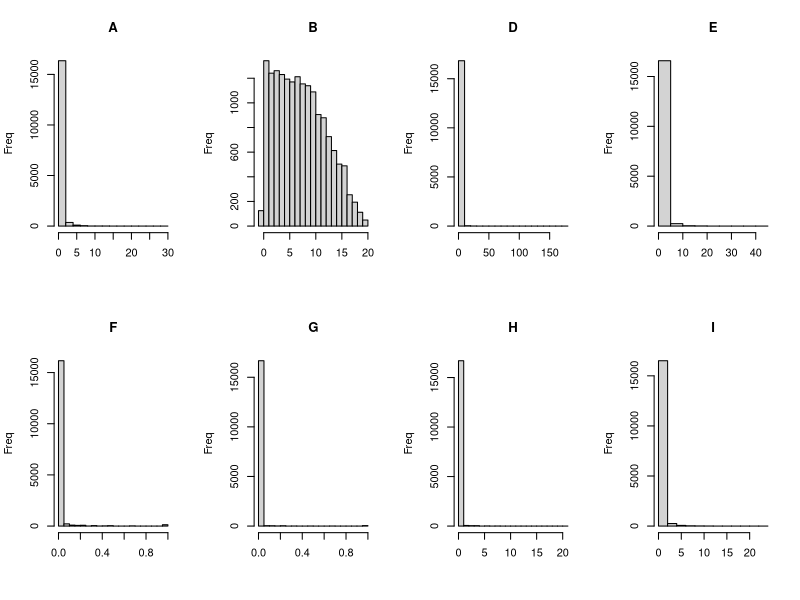
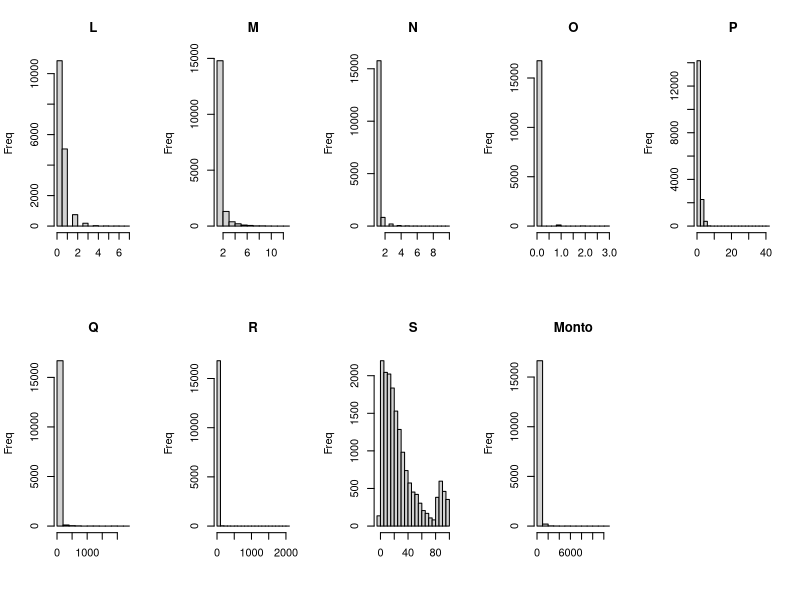
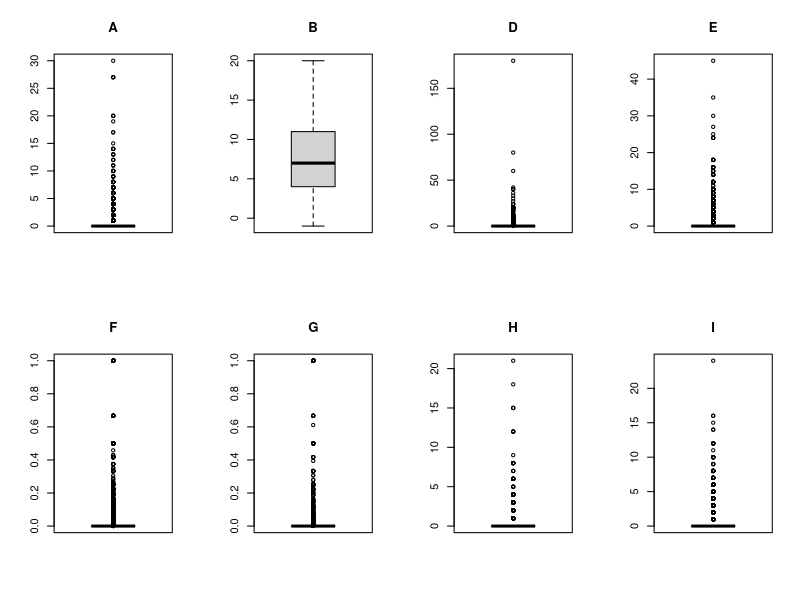
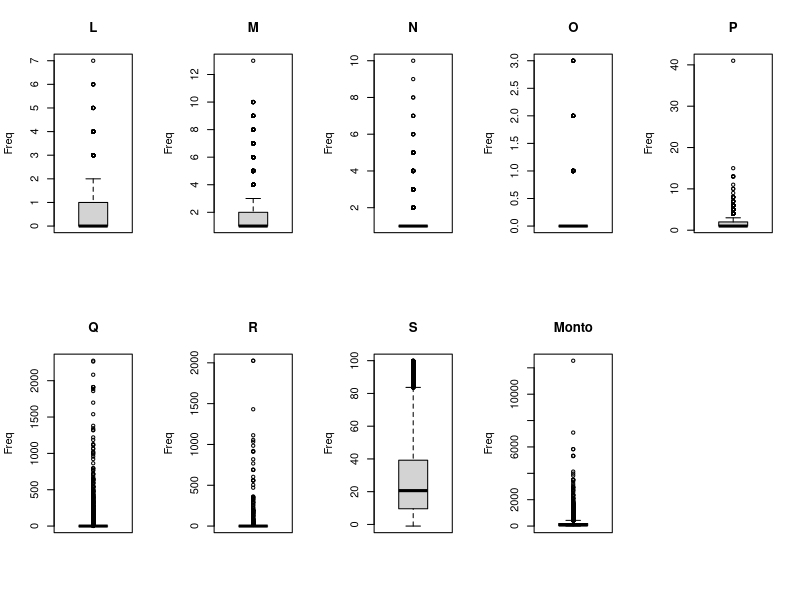
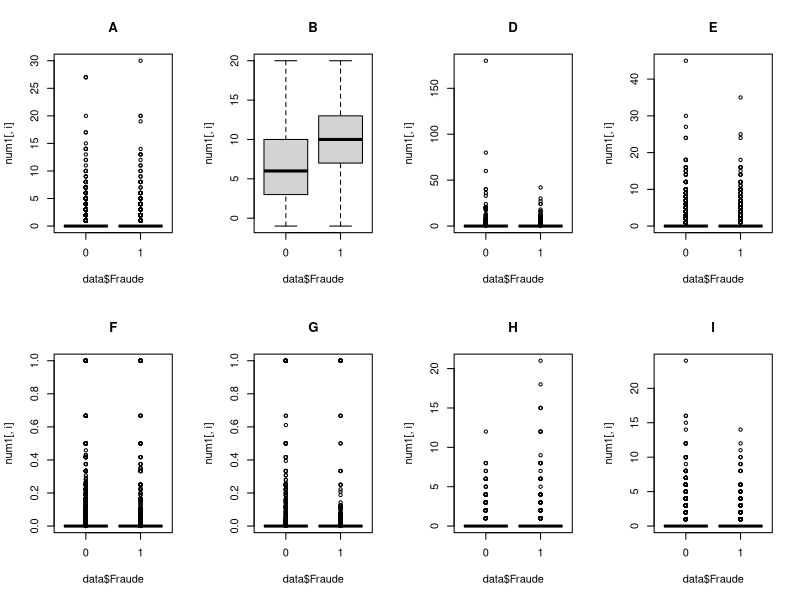
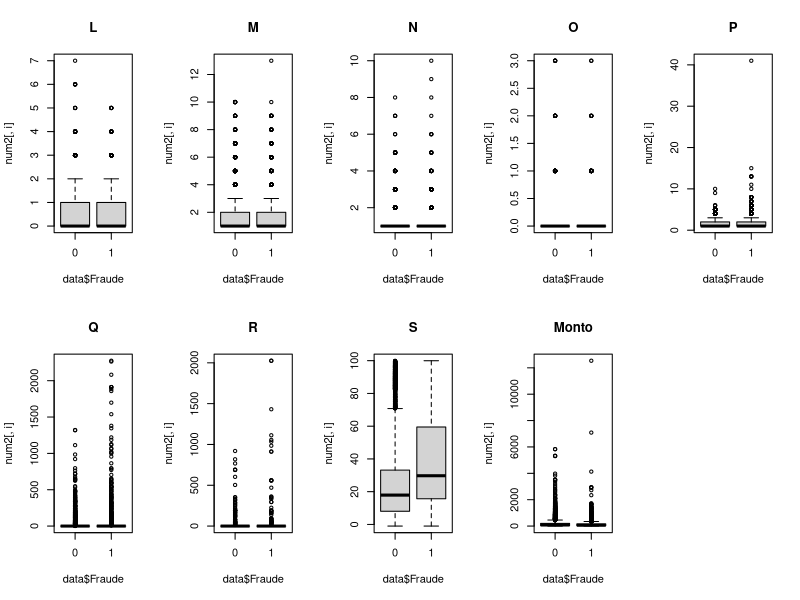
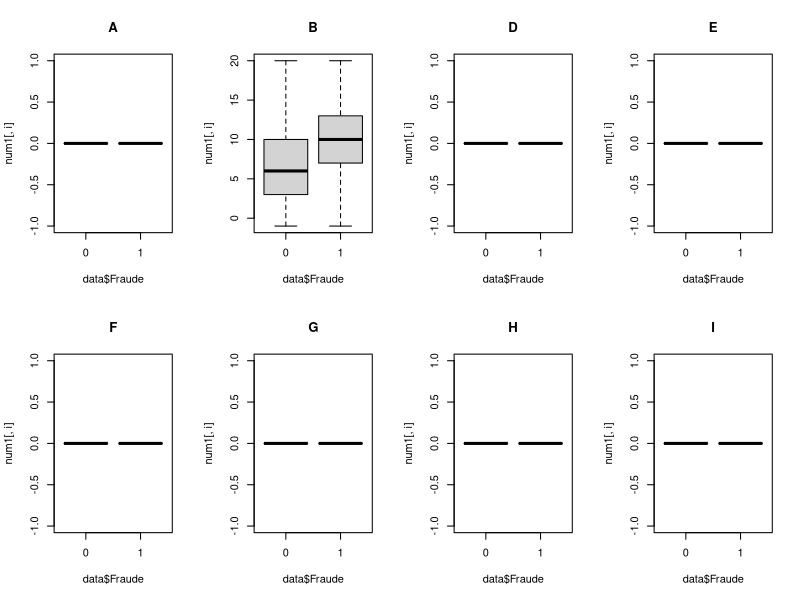
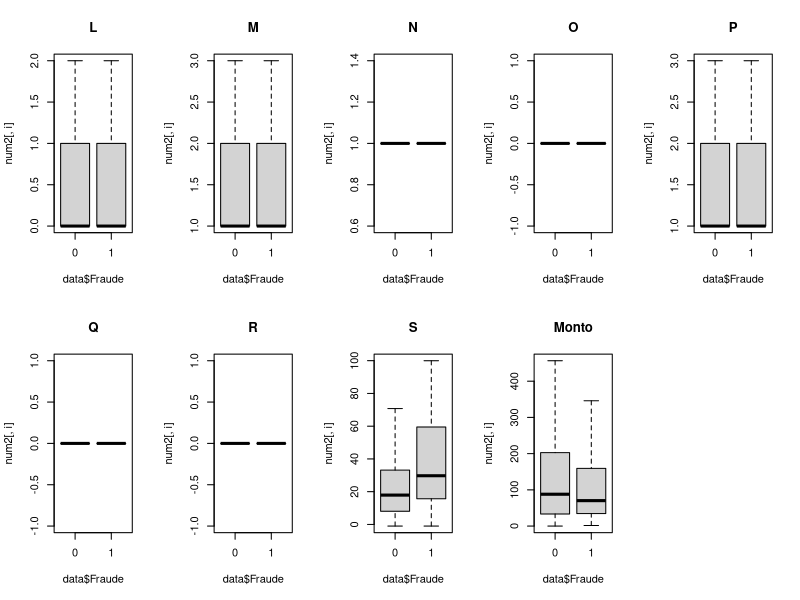

Generate these figures, in order, with R: (Note: a time limit stopped this script after it produced the figures.)
### Prueba MercadoLibre
### Prevención de fraude


### Cambiar directorio de la sesión

### Instalar paquetes
#install.packages('caret',dependencies=c('Depends','Suggests'))
#install.packages('missForest')

### Librerías requeridas
library(caret)
library(randomForest)
#library(missForest)

### Lectura de la base de datos ###
data<-read.csv('Fraud Dataset.csv')
sapply(data,class)
head(data)

# Es necesario corregir tipos de datos
# Char a num
data$Q<-as.numeric(gsub(',','',data$Q))
data$R<-as.numeric(gsub(',','',data$R))
data$Monto<-as.numeric(gsub(',','',data$Monto))
# Char a factor
data$Fraude<-as.factor(data$Fraude)
data$J<-as.factor(data$J)
head(data)
str(data)


### Validación de datos faltantes
table(is.na(data))
# % por variable
apply(is.na(data),2,mean)
# Total por variables
apply(is.na(data),2,sum)

### Tratamiento datos faltantes
# Dado que no se conoce el detalle del porque faltan estos datos
# ni la naturaleza del campo, es difícil decidir realizar una
# imputación, por tanto lo mejor es eliminar ambas variables
data<-data[,c(-3,-11)]
# En caso de imputar datos, se usaba este pedazo de código
# aplicando bosques aleatorios
#data_imp<-missForest(data,maxiter=5,ntree=30)
#summary(data$C)
#data_imp$OOBerror
#data<-data_imp$ximp
# De nuevo validamos NA
table(is.na(data))


### Análisis exploratorio de los datos
# Distribución de la variables respuesta
(table(data$Fraude)/dim(data)[1])*100

# Distribución variable cat
(table(data$J)/dim(data)[1])*100

# Resumen de los datos
summary(data)

# Histograma variables num
num1<-data[,1:8]
(n1<-dim(num1)[2])
par(mfrow=c(2,4))
for(i in 1:n1){
    hist(num1[,i],main=names(num1)[i],xlab='',ylab='Freq')
}
num2<-data[,10:18]
(n2<-dim(num2)[2])
par(mfrow=c(2,5))
for(i in 1:n2){
    hist(num2[,i],main=names(num2)[i],xlab='',ylab='Freq')
}

# Boxplot variables num
par(mfrow=c(2,4))
for(i in 1:n1){
    boxplot(num1[,i],main=names(num1)[i])
}
par(mfrow=c(2,5))
for(i in 1:n2){
    boxplot(num2[,i],main=names(num2)[i],xlab='',ylab='Freq')
}

### Análisis multivariado
# Boxplot varibales num vs respuesta
par(mfrow=c(2,4))
for(i in 1:n1){
    boxplot(num1[,i]~data$Fraude,main=names(num1)[i])
}
par(mfrow=c(2,5))
for(i in 1:n2){
    boxplot(num2[,i]~data$Fraude,main=names(num2)[i])
}

# Misma gráfica sin considerar outliers
par(mfrow=c(2,4))
for(i in 1:n1){
    boxplot(num1[,i]~data$Fraude,main=names(num1)[i],outline=F)
}
par(mfrow=c(2,5))
for(i in 1:n2){
    boxplot(num2[,i]~data$Fraude,main=names(num2)[i],outline=F)
}

# Gráficos de densidad
par(mfrow=c(2,4))
for(i in 1:n1){
    x<-num1[,i][data$Fraude=='1']
    y<-num1[,i][data$Fraude=='0']
    plot(density(x),main=names(num1)[i],ylab='',xlab='',col='red')
    lines(density(y),col='blue')
}
par(mfrow=c(2,5))
for(i in 1:n2){
    x<-num2[,i][data$Fraude=='1']
    y<-num2[,i][data$Fraude=='0']
    plot(density(x),main=names(num2)[i],ylab='',xlab='',col='red')
    lines(density(y),col='blue')
}

# Variable cat vs variable respuesta
addmargins(table(data$J,data$Fraude))
round(100*prop.table(table(data$J,data$Fraude),1),digits=0)
# Vale la pena recodificar esta variable para agrupar
# los niveles sin fraude
J<-as.character(data$J)
J_nom<-names(table(J)[table(J,data$Fraude)[,2]==0])
j<-length(J_nom)
for(i in 1:j){
    J[J==J_nom[i]]<-'OT'
}
data$J<-as.factor(J)
# Analisemos de nuevo la variable tratada
addmargins(table(data$J,data$Fraude))
round(100*prop.table(table(data$J,data$Fraude),1),digits=0)


### Creación base de datos construcción y prueba
set.seed(1601)
muestra<-createDataPartition(data$Fraude,p=0.8,list=F)
prueba<-data[-muestra,]
data<-data[muestra,]


### Selección de variables para el modelo
# Creación fórmula
varx<-paste(names(data)[c(-18,-19)],collapse='+')
(fm=as.formula(paste(names(data)[19],varx,sep='~')))
# Modelo para validar importancia de variables
fraude_rf<-randomForest(fm,data=data,importance=T,ntree=100)
# Gráfico
varImpPlot(fraude_rf)
# Tomando como referencia el análisis exploratorio
# y la selección de variables usando bosques aleatorios
# se escogen las variables: B,J,P,S


### Ajuste de modelos
# Definición tipo de validación
ctrl<-trainControl(method='cv',number=10)
mtr<-'Accuracy'
# Creación de la fórmula
varx<-paste(names(data)[c(2,9,14,17)],collapse='+')
(fm<-as.formula(paste(names(data)[19],varx,sep='~')))
# Arboles de regresión y clasificación
set.seed(1601)
fit.cart<-train(fm,data=data,method='rpart',metric=mtr,trControl=ctrl)
# K-nearest neighbors
set.seed(1601)
fit.knn<-train(fm,data=data,method='knn',metric=mtr,trControl=ctrl)
# Bosque aleatorio
set.seed(1601)
fit.rf<-train(fm,data=data,method='rf',metric=mtr,trControl=ctrl)


### Comparación de los modelos ajustados
res<-resamples(list(cart=fit.cart,knn=fit.knn,rf=fit.rf))
summary(res)
# Gráfica
dotplot(res)
# El bosque aleatorio es el modelo que interpreta mejor los datos
# Vamos a evaluar en detalle  el modelo elegido
pred.rf<-predict(fit.rf,prueba)
confusionMatrix(pred.rf,prueba$Fraude)


### Ajustamos una regresión logítica
fit.lg<-glm(fm,data=data,family='binomial')
# Evaluémos el modelo de regresión logística
summary(fit.lg)
pred.lg<-as.factor(ifelse(fit.lg$fitted.values>0.5,1,0))
confusionMatrix(pred.lg,fit.lg$model$Fraude)

# Realicemos la prueba con el otro conjunto de datos
pred.lg.1<-predict(fit.lg,prueba,type='response')
pred.lg.2<-as.factor(ifelse(pred.lg.1>0.5,1,0))
confusionMatrix(pred.lg.2,prueba$Fraude)
# Ambos modelos son muy buenos para detectar transacciones no
# fraudulentas (sensibilidad) y no tienen buena capacidad para
# identificar transacciona fraudulentas(especificidad),
# es importante evaluar en terminos de perdidas y ganancias


### Validación de ambos modelos en termino de perdidas
prueba$Monto.RF<-ifelse(pred.rf=='1',prueba$Monto*(-1),prueba$Monto*0.25)
prueba$Monto.LG<-ifelse(pred.lg.2=='1',prueba$Monto*(-1),prueba$Monto*0.25)
prueba$Monto.Real<-ifelse(prueba$Fraude=='1',prueba$Monto*(-1),prueba$Monto*0.25)
colSums(prueba[,20:22])
# En terminos monetarios el mejor modelo es la regresión logística
